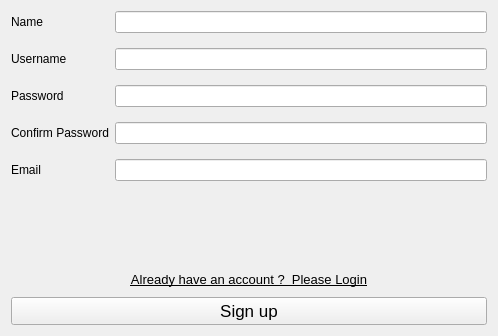
<?xml version="1.0" encoding="UTF-8"?>
<ui version="4.0">
 <class>Signup</class>
 <widget class="QDialog" name="Signup">
  <property name="geometry">
   <rect>
    <x>0</x>
    <y>0</y>
    <width>498</width>
    <height>336</height>
   </rect>
  </property>
  <property name="windowTitle">
   <string>SignUp</string>
  </property>
  <property name="modal">
   <bool>true</bool>
  </property>
  <layout class="QVBoxLayout" name="verticalLayout">
   <item>
    <layout class="QFormLayout" name="form">
     <property name="labelAlignment">
      <set>Qt::AlignJustify|Qt::AlignVCenter</set>
     </property>
     <property name="formAlignment">
      <set>Qt::AlignLeading|Qt::AlignLeft|Qt::AlignTop</set>
     </property>
     <property name="verticalSpacing">
      <number>15</number>
     </property>
     <item row="0" column="0">
      <widget class="QLabel" name="label">
       <property name="text">
        <string>Name</string>
       </property>
      </widget>
     </item>
     <item row="1" column="1">
      <widget class="QLineEdit" name="inputUsername">
       <property name="maxLength">
        <number>100</number>
       </property>
      </widget>
     </item>
     <item row="1" column="0">
      <widget class="QLabel" name="label_2">
       <property name="text">
        <string>Username</string>
       </property>
      </widget>
     </item>
     <item row="2" column="0">
      <widget class="QLabel" name="label_3">
       <property name="text">
        <string>Password</string>
       </property>
      </widget>
     </item>
     <item row="3" column="0">
      <widget class="QLabel" name="label_4">
       <property name="text">
        <string>Confirm Password</string>
       </property>
      </widget>
     </item>
     <item row="2" column="1">
      <widget class="QLineEdit" name="inputPassword">
       <property name="inputMask">
        <string/>
       </property>
       <property name="text">
        <string/>
       </property>
       <property name="maxLength">
        <number>100</number>
       </property>
       <property name="echoMode">
        <enum>QLineEdit::Password</enum>
       </property>
      </widget>
     </item>
     <item row="3" column="1">
      <widget class="QLineEdit" name="inputConfirmPassword">
       <property name="maxLength">
        <number>100</number>
       </property>
      </widget>
     </item>
     <item row="4" column="0">
      <widget class="QLabel" name="label_5">
       <property name="text">
        <string>Email</string>
       </property>
      </widget>
     </item>
     <item row="4" column="1">
      <widget class="QLineEdit" name="inputEmail">
       <property name="text">
        <string/>
       </property>
       <property name="maxLength">
        <number>100</number>
       </property>
      </widget>
     </item>
     <item row="0" column="1">
      <widget class="QLineEdit" name="inputName">
       <property name="maxLength">
        <number>100</number>
       </property>
      </widget>
     </item>
    </layout>
   </item>
   <item>
    <widget class="QPushButton" name="alreadyHasAccount">
     <property name="font">
      <font>
       <pointsize>10</pointsize>
       <underline>true</underline>
      </font>
     </property>
     <property name="cursor">
      <cursorShape>PointingHandCursor</cursorShape>
     </property>
     <property name="text">
      <string>Already have an account ?  Please Login</string>
     </property>
     <property name="flat">
      <bool>true</bool>
     </property>
    </widget>
   </item>
   <item>
    <widget class="QPushButton" name="signupButton">
     <property name="font">
      <font>
       <pointsize>13</pointsize>
      </font>
     </property>
     <property name="text">
      <string>Sign up</string>
     </property>
    </widget>
   </item>
  </layout>
 </widget>
 <resources/>
 <connections/>
</ui>
